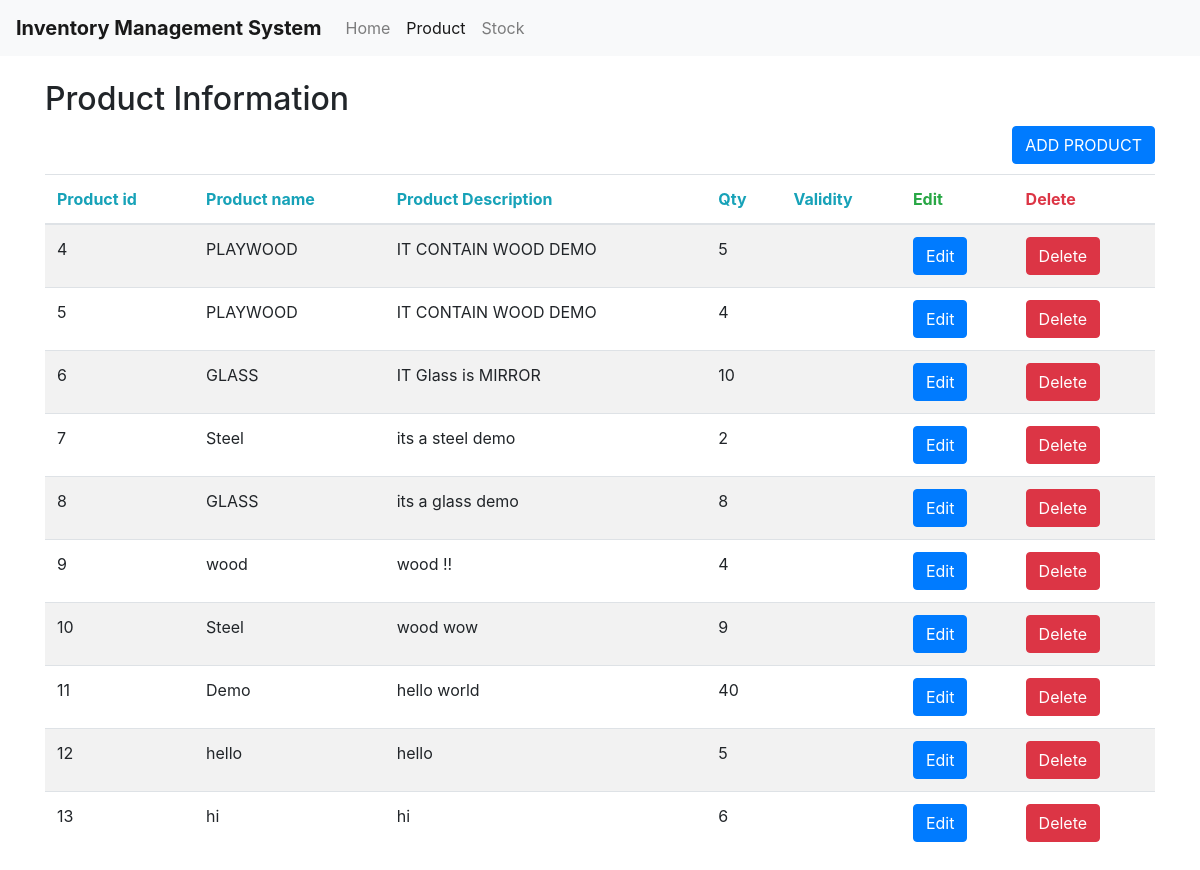
Page /Product on the committed database.
### tables this page shows
CREATE TABLE Product (productID INTEGER PRIMARY KEY, productName TEXT ,productDescription TEXT,QTY INTEGER);

### home.py (the view)
@app.route("/Product")
def Product():
   con = sql.connect("database.db")
   con.row_factory = sql.Row
   cur = con.cursor()
   cur.execute("select * from Product")
   rows = cur.fetchall();
   return  render_template('Product.html',rows = rows)

### templates/Product.html (shortened to what this page needs)
<!DOCTYPE html>
<html>
<head>
	<link rel="stylesheet" href="https://stackpath.bootstrapcdn.com/bootstrap/4.1.3/css/bootstrap.min.css">
</head>
<body>
				<nav class="navbar navbar-expand-lg navbar-light bg-light">
			  <a class="navbar-brand" href="#"><b>Inventory Management System</b></a>
			  <div class="collapse navbar-collapse" id="navbarNavAltMarkup">
			    <div class="navbar-nav">
			      <a class="nav-item nav-link" href="/home">Home</a>
			      <a class="nav-item nav-link active" href="/Product">Product <span class="sr-only">(current)</span></a>
            <a class="nav-item nav-link" href="/stock">Stock</a>
			    </div>
			  </div>
			</nav>
<div class="container">
  <h2>Product Information</h2>
 <div class="float-md-right">
  <button type="button" class="btn btn-primary" data-toggle="modal" data-target="#exampleModal">ADD PRODUCT</button></div>
  <table class="table table-striped">
    <thead>
      <tr>
        <th class="text-info">Product id</th>
        <th class="text-info">Product name</th>
        <th class="text-info">Product Description</th>
        <th class="text-info">Qty</th>
        <th class="text-info">Validity</th>
        <th class="text-success">Edit</th>
        <th class="text-danger">Delete</th>
      </tr>
    </thead>
    <tbody>
       {% for row in rows %}
            <tr>
               <td>{{row["productID"]}}</td>
               <td>{{row["productName"]}}</td>
               <td> {{ row["productDescription"]}}</td>
               <td>{{row['QTY']}}</td>
               <td>{{row['Validity']}}</td>
               <td>
                    <a><button class="btn btn-primary" OnClick='showModal({{row["productID"]}},"{{row["productName"]}}","{{row["productDescription"]}}","{{row["QTY"]}}","{{row["Validity"]}}");'>Edit</button></a></td>
                       <td> <a href='deleteProduct/{{row["productID"]}}'><button class="btn btn-danger">Delete</button></a>
                     </td>
            </tr>
         {% endfor %}
    </tbody>
  </table>
</div>
</body>
</html>

### rows in the picture
Product: productID "4", productName "PLAYWOOD", productDescription "IT CONTAIN WOOD DEMO", QTY "5"
Product: productID "5", productName "PLAYWOOD", productDescription "IT CONTAIN WOOD DEMO", QTY "4"
Product: productID "6", productName "GLASS", productDescription "IT Glass is MIRROR", QTY "10"
Product: productID "7", productName "Steel", productDescription "its a steel demo", QTY "2"
Product: productID "8", productName "GLASS", productDescription "its a glass demo", QTY "8"
Product: productID "9", productName "wood", productDescription "wood !!", QTY "4"
Product: productID "10", productName "Steel", productDescription "wood wow", QTY "9"
Product: productID "11", productName "Demo", productDescription "hello world", QTY "40"
Product: productID "12", productName "hello", productDescription "hello", QTY "5"
Product: productID "13", productName "hi", productDescription "hi", QTY "6"
